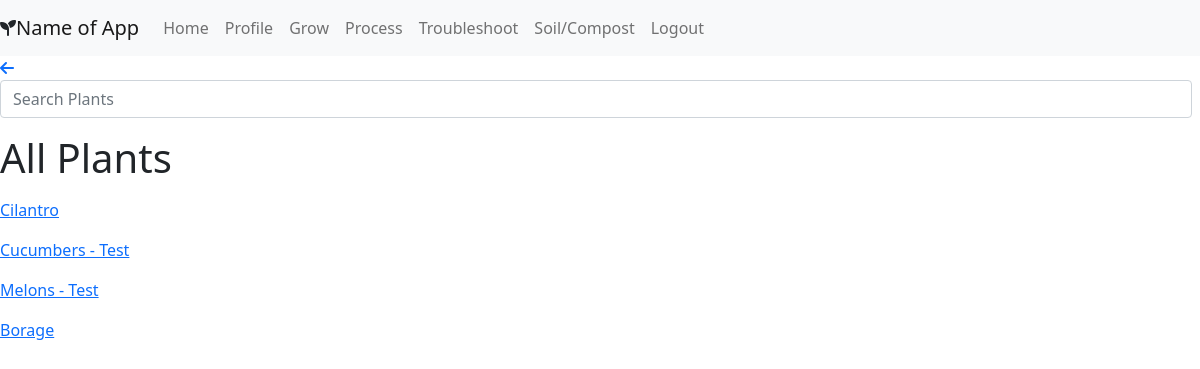
The app's page /grow/all_plants, older data.
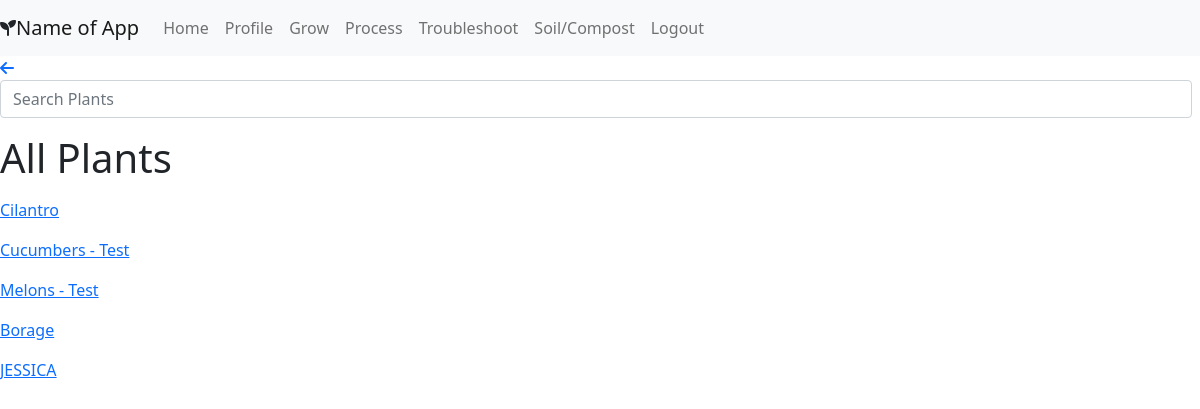
The same page, newer data.
### portfolio/models.py (models this page shows, shortened)
class Plant(models.Model):
    users_like = models.ManyToManyField(User, related_name = "plants_liked")
    category = models.CharField(max_length = 45)
    name = models.CharField(max_length = 45)
    plant_pic = models.ImageField(upload_to=None, height_field=None, width_field=None, max_length=100, blank=True, null=True)
    latin_name = models.CharField(max_length = 45, null=True)
    family=models.CharField(max_length = 45, null=True)
    transplant_or_ds = models.CharField(max_length = 255, null=True)
    start = models.CharField(max_length = 255, null=True)
    succession_planting = models.TextField(null = True)
    spacing = models.CharField(max_length = 45, null=True)
    height_width = models.CharField(max_length = 45, null=True)
    companion_plants = models.TextField(null = True)
    dont_plant_near = models.TextField(null = True)
    sun = models.CharField(max_length = 45, null=True)
    water = models.CharField(max_length = 255, null=True)
    pH = models.CharField(max_length = 45, null=True)
    soil_reqs = models.TextField(null = True)
    pruning = models.TextField(null = True)
    days_to_harvest = models.CharField(max_length = 45, null=True)
    harvesting = models.TextField(null = True)
    common_pests = models.TextField(null = True)
    medicinal_props = models.TextField(null = True)
    edibility = models.TextField(null = True)
    other_uses = models.TextField(null = True)
    specific_notes = models.TextField(null = True)
    created_at = models.DateTimeField(auto_now_add=True)
    updated_at = models.DateTimeField(auto_now=True)
    objects = PlantManager()

### portfolio/views.py (the view)
# urls.py: path('grow/all_plants', views.all_plants),
def all_plants(request):
    context={
        'all_plants': Plant.objects.all()
    }
    return render(request, 'all_plants.html', context)

### portfolio/templates/all_plants.html (shortened to what this page needs)
<!DOCTYPE html>
<html lang="en">
<head>
    <link href="https://cdn.jsdelivr.net/npm/bootstrap@5.0.0-beta3/dist/css/bootstrap.min.css" rel="stylesheet"
>
    <link rel="stylesheet" href="https://cdn.jsdelivr.net/npm/bootstrap-icons@1.4.1/font/bootstrap-icons.css">
    {% load static %}
    <link rel="stylesheet" href="{% static 'css/styles.css' %}">
</head>
<body>
    <div>
        <nav class="navbar navbar-expand-lg navbar-light bg-light sticky-top">
            <i class="fas fa-seedling"></i><a class="navbar-brand" href="/home"> Name of App</a>
            <div class="collapse navbar-collapse" id="navbarNavAltMarkup">
                <div class="navbar-nav">
                    <a class="nav-item nav-link" href="/home">Home</a>
                    <a class="nav-item nav-link" href="/profile/{{current_user.id}}">Profile</a>
                    <a class="nav-item nav-link" href="/grow">Grow</a>
                    <a class="nav-item nav-link" href="/process">Process</a>
                    <a class="nav-item nav-link" href="#">Troubleshoot</a>
                    <a class="nav-item nav-link" href="/soil">Soil/Compost</a>
                    <a class="nav-item nav-link" href="/logout">Logout</a>
                </div>
            </div>
        </nav>
    </div>
    <a href="javascript:history.back()"><i class="fas fa-arrow-left"></i></a>
        <form class="d-flex" id="plant_search" method="POST">
            <input class="form-control me-2" id="searchbar" type="text" name="search"
                placeholder="Search Plants">
        </form>
    <h1>All Plants</h1>
    {% for plant in all_plants %}
    <a href="/grow/details/{{plant.id}}">
        <p>{{plant.name}}</p>
    </a>
    {% endfor %}
</body>
</html>

Row changes from the older to the newer data that the page shows:
added Plant: name "JESSICA"
